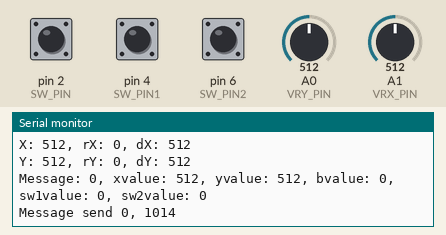
Simulated run of this sketch. Board: Arduino Nano, built with avr-gcc and run on an emulated ATmega328P. On the bench: the last lines printed to the serial monitor. Inputs (shaded band) come from the test bench; at power-on: pin 2 (SW_PIN) HIGH, pin 4 (SW_PIN1) HIGH, A0 (VRY_PIN) = 512, A1 (VRX_PIN) = 512, pin 6 (SW_PIN2) HIGH. No radio packets arrive unless stated.

Above: at 2.2 s.
2.3 s: pin 2 (SW_PIN) pulled LOW for 0.15 s
At 2.8 s:
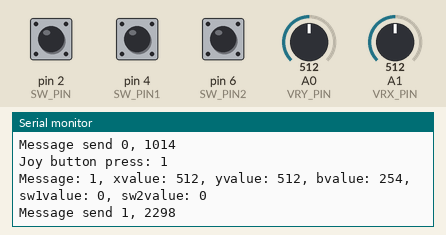
3.9 s: pin 4 (SW_PIN1) pulled LOW for 0.15 s
At 5.1 s:
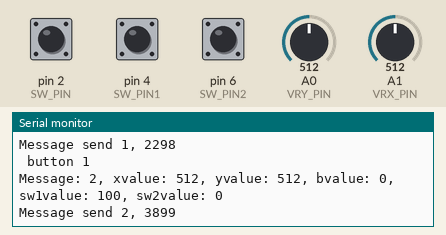
5.5 s: A0 (VRY_PIN) set to 490
At 6.5 s:
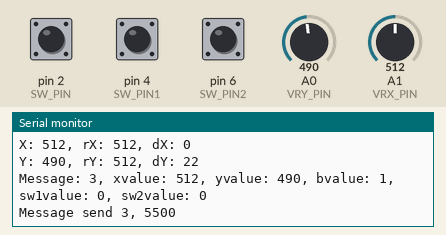
7.0 s: A1 (VRX_PIN) set to 490
At 7.6 s:
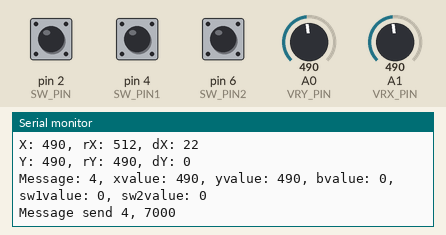
8.5 s: pin 6 (SW_PIN2) pulled LOW for 0.15 s
At 9.7 s:
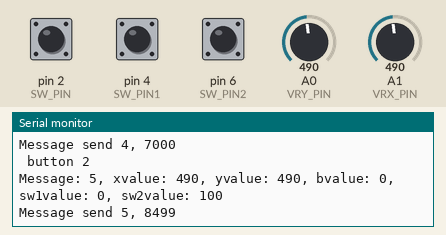
10.1 s: pin 2 (SW_PIN) pulled LOW for 1 s
At 11.1 s:
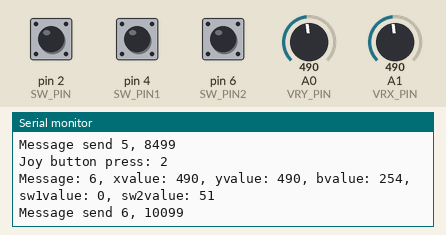
Timing chart, 0 to 13.1 s (numbered marks = the images above; inputs shaded):
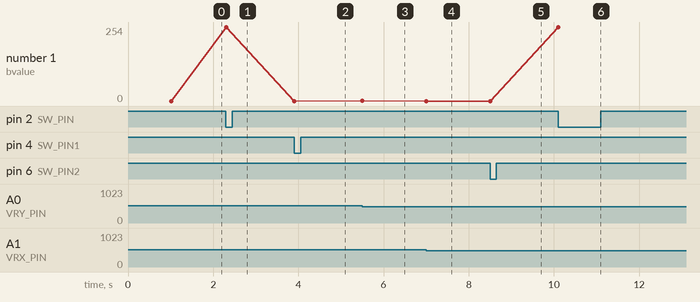

Measured:
- after the input at 2.3 s, the serial monitor: prints a new line at once (image 1)
- after the input at 3.9 s, the serial monitor: prints a new line at once (image 2)
- after the input at 5.5 s, the serial monitor: prints a new line at once (image 3)
- after the input at 7.0 s, the serial monitor: prints a new line at once (image 4)
- after the input at 8.5 s, the serial monitor: prints a new line at once (image 5)
- after the input at 10.1 s, the serial monitor: prints a new line at once (image 6)
- plotted number 1: 0 → 254 after the input at 2.3 s, 0 → 254 after the input at 10.1 s

The sketch:

rf_joystick_transmitter.ino
```cpp
/*
 * RF-Nano, no headers, USB-C with joystick connected, using RF24network library
 */

#include <RF24Network.h>
#include "RF24.h"
#include <SPI.h>
//#include "printf.h"

#define radioChannel 104

#define VRX_PIN  A1 // Arduino pin connected to VRX pin
#define VRY_PIN  A0 // Arduino pin connected to VRY pin
#define SW_PIN   2  // Arduino pin connected to SW  pin, supporting interrupts
#define SW_PIN1  4  // Arduino pin connected to button 1
#define SW_PIN2  6  // Arduino pin connected to button 2

uint16_t xValue = 0; // To store value of the X axis
uint16_t yValue = 0; // To store value of the Y axis
uint8_t bValue = 0; // To store value of the button
uint8_t sw1Value = 0; // To store value of switch1
uint8_t sw2Value = 0; // To store value of switch2
uint16_t remx = 0;
uint16_t remy = 0;

/**** Configure the nrf24l01 CE and CSN pins ****/
RF24 radio(10, 9); // nRF24L01 (CE, CSN)
RF24Network network(radio); // Include the radio in the network

const uint16_t node01 = 01; // Address of this node in Octal format (04, 031, etc.)
const uint16_t node00 = 00; // Address of the home/host/controller node in Octal format

unsigned long const keywordvalM = 0xfeedbeef;
unsigned long const keywordvalS = 0xbeeffeed;

struct joystick_payload{
  uint32_t keyword;
  uint32_t timing;
  uint16_t xvalue;
  uint16_t yvalue;
  uint8_t count;
  uint8_t bvalue;
  uint8_t sw1value;
  uint8_t sw2value;
};

struct network_payload {
  unsigned long keyword;
  unsigned long counter;
  unsigned long timing;
  unsigned long command;
  unsigned long response;
  unsigned long data1;
  unsigned long data2;
  unsigned long data3;
};

bool newdata = false;

uint8_t checkSwitchButton1(uint8_t DigPin){
  static bool remval = false;
  static uint8_t b1val = 0;

  bool pressval = (digitalRead(DigPin) == LOW);
  if (pressval){
    if (remval){
      if (b1val < 0xff) b1val++;
    }
    else {
      Serial.println(F(" button 1"));
      b1val = 100; // debouncing
      newdata = true;
    }
  }
  else {
    if (b1val > 0) b1val--;
  }
  remval = pressval;
  return b1val;
}

uint8_t checkSwitchButton2(uint8_t DigPin){
  static bool remval = false;
  static uint8_t b2val = 0;

  bool pressval = (digitalRead(DigPin) == LOW);
  if (pressval){
    if (remval){
      if (b2val < 0xff) b2val++;
    }
    else {
      Serial.println(F(" button 2"));
      b2val = 100; // debouncing
      newdata = true;
    }
  }
  else {
    if (b2val > 0) b2val--;
  }
  remval = pressval;
  return b2val;
}

void setup() {
  Serial.begin(115200);
  delay(1000);
  Serial.println(F(" ***** <> *****"));
  Serial.println(__FILE__);
  Serial.print(F(", creation/build time: "));
  Serial.println(__TIMESTAMP__);
  Serial.flush();

  SPI.begin();
  if (!radio.begin()){
    Serial.println(F("Radio hardware error."));
    while (true) delay(1000);
  }
  radio.setPALevel(RF24_PA_MIN, 0);
  radio.setDataRate(RF24_1MBPS);
  network.begin(radioChannel, node01);

  pinMode(SW_PIN, INPUT_PULLUP);
  pinMode(SW_PIN1, INPUT_PULLUP);
  pinMode(SW_PIN2, INPUT_PULLUP);

  attachInterrupt(digitalPinToInterrupt(SW_PIN), joyButton, FALLING);

  //printf_begin();
}

unsigned long receiveTimer = 0;
unsigned long currentmilli = 0;

//===== Receiving =====//
void receiveRFnetwork(){

  while (network.available()){ // Is there any incoming data?
    RF24NetworkHeader header;
    network_payload Rxdata;
    network.read(header, &Rxdata, sizeof(Rxdata)); // Read the incoming data
    if (header.from_node != node00) {
      Serial.print(F("received unexpected message, from_node: "));
      Serial.println(header.from_node);
      break;
    }
    if (Rxdata.keyword == keywordvalS){

      Serial.println(F("new data received"));
    }
    else{
      Serial.println(F("Keyword failure"));
    }
  }
}

//===== Sending =====//
bool transmitRFnetwork(bool fresh){
  static unsigned long sendingTimer = 0;
  static uint8_t counter = 0;
  static uint8_t failcount = 0;
  bool w_ok;

  // Every 5 seconds, or on new data
  unsigned long currentRFmilli = millis();
  if ((fresh)||((unsigned long)(currentRFmilli - sendingTimer) > 5000)){
    sendingTimer = currentRFmilli;

    joystick_payload Txdata;
    Txdata.keyword = keywordvalM;
    Txdata.timing = currentRFmilli;
    Txdata.count = counter++;
    Txdata.xvalue = xValue;
    Txdata.yvalue = yValue;
    Txdata.bvalue = bValue;
    Txdata.sw1value = sw1Value;
    Txdata.sw2value = sw2Value;

    Serial.print(F("Message: "));
    Serial.print(Txdata.count);
    Serial.print(F(", xvalue: "));
    Serial.print(Txdata.xvalue);
    Serial.print(F(", yvalue: "));
    Serial.print(Txdata.yvalue);
    Serial.print(F(", bvalue: "));
    Serial.print(Txdata.bvalue);
    Serial.print(F(", sw1value: "));
    Serial.print(Txdata.sw1value);
    Serial.print(F(", sw2value: "));
    Serial.println(Txdata.sw2value);

    RF24NetworkHeader header0(node00, 'J'); // address where the data is going
    w_ok = network.write(header0, &Txdata, sizeof(Txdata)); // Send the data
    if (!w_ok){ // retry
      failcount++;
      delay(50);
      w_ok = network.write(header0, &Txdata, sizeof(Txdata)); // Send the data
    }
    Serial.print(F("Message send "));
    if (w_ok){
      bValue = 0;
      sw1Value = 0;
      sw2Value = 0;
      fresh = false;
      failcount = 0;
    }
    else{
      Serial.print(F("failed "));
      failcount++;
    }
    Serial.print(Txdata.count);
    Serial.print(F(", "));
    Serial.println(currentRFmilli);

    if (failcount > 10){
      fresh = false; // do not send a lot of messages continuously
    }

    if(!fresh){ // clear buttons status always after 5 seconds
      bValue = 0;
      sw1Value = 0;
      sw2Value = 0;
    }

    // // print data using &Txdata, sizeof(Txdata)
    // //Serial.println((char*)&Txdata);
    // Serial.println(F("--:"));
    // char buff[3] = "";
    // uint8_t* ptr = (uint8_t*)&Txdata;
    // for (size_t i = 0; i < sizeof(Txdata); i++)
    // {
    //   printf(buff, "%02x", (*(ptr + i)));
    //   Serial.print(buff);
    // }
    // // for(int i = 0; i < sizeof(Txdata); i++)
    // // {
    // //   char byteval = ((char*)&Txdata)[i];
    // //   printf(buff, "%02X", (uint8_t)byteval);
    // //   Serial.print(buff);
    // // }
    // Serial.println(F("<--"));
  }

  return fresh;
}

int divX = 0;
int divY = 0;
int divXr = 0;
int divYr = 0;

void loop() {

  sw1Value = checkSwitchButton1(SW_PIN1);
  sw2Value = checkSwitchButton2(SW_PIN2);

  network.update();

  currentmilli = millis();

  receiveRFnetwork();

  //************************ sensors ****************//

  xValue = analogRead(VRX_PIN);
  yValue = analogRead(VRY_PIN);

  // calculate trigger, difference with previous measurements
  // this did not work when put in 1 line in the if statement
  // the abs value was printed several times < 0 (which should never happen)
  // that is why it is now over multiple lines
  divXr = xValue - remx;
  divYr = yValue - remy;
  divX = abs(divXr);
  divY = abs(divYr);
  // if ((divY > 1)||(divX > 1)){
  //   Serial.print(F("dX: "));
  //   Serial.print(divX);
  //   Serial.print(F(", dY: "));
  //   Serial.println(divY);
  // }
  if ((divY > 4)||(divX > 4)){
    Serial.println(F("----"));
    Serial.print(F("X: "));
    Serial.print(xValue);
    Serial.print(F(", rX: "));
    Serial.print(remx);
    Serial.print(F(", dX: "));
    Serial.println(divX);
    Serial.print(F("Y: "));
    Serial.print(yValue);
    Serial.print(F(", rY: "));
    Serial.print(remy);
    Serial.print(F(", dY: "));
    Serial.println(divY);
    remx = xValue;
    remy = yValue;
    newdata = true;
  }

  //************************ sensors ****************//

  newdata = transmitRFnetwork(newdata);

}

void joyButton(){
  static unsigned long buttontime = 0;
  //static int buttonstate = HIGH;
  static unsigned long counter = 0;

  if (currentmilli - buttontime > 500){ // debounce to smaller than one press and processing per second
    buttontime = currentmilli;
    counter++;
    Serial.print(F("Joy button press: "));
    Serial.println(counter);
    //Serial.print(F(": "));
    //buttonstate = digitalRead(SW_PIN);
    //if (buttonstate == LOW) bValue = 0xfe; // button pressed
    bValue = 0xfe; // button pressed
    //Serial.println(bValue);
    newdata = true;
  }
}
```
